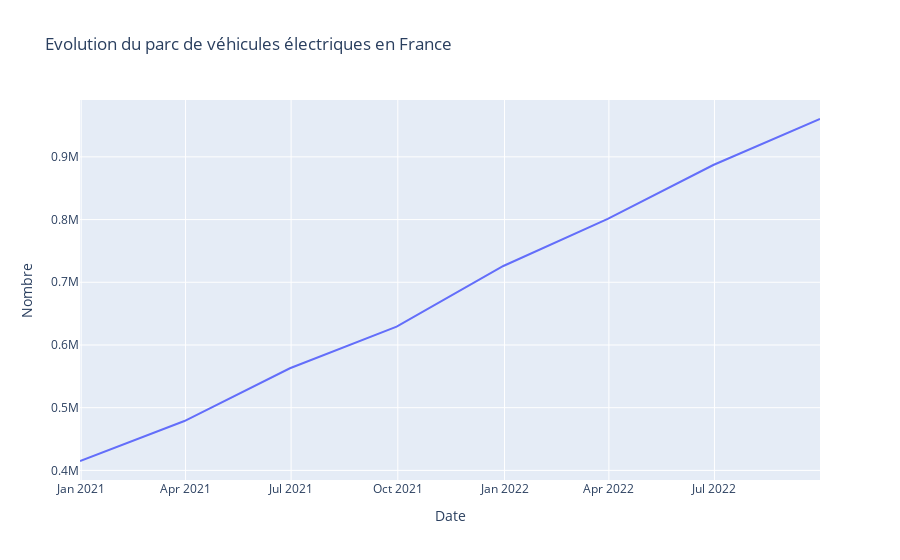

The cell this chart's notebook holds for it:
### Markdown cell above
## Évolution des voitures électriques :

### Code cell
os.chdir("/Users/augustincablant/Documents/GitHub/Projet_python_2A")
def evolution_nbre_voiture_elec():
    df = pd.read_csv('download/Voitures.csv', sep=';')
    List_date = []
    List_nombre = []

    for row in df.itertuples():
        date0 = row.date_arrete
        date = datetime.strptime(date0, "%d/%m/%Y").strftime("%Y-%m-%d")
        nbre = row.nb_vp_rechargeables_el
        if date in List_date:
            for i in range(len(List_date)):
                if List_date[i] == date:
                    List_nombre[i] += nbre
        else:
            List_date.append(date)
            List_nombre.append(nbre)

    dict = {'Date': List_date, 'Nombre': List_nombre}

    dataframe = pd.DataFrame(dict)
    df0 = dataframe.sort_values('Date')
    fig = px.line(df0, x='Date', y='Nombre',
                  title='Evolution du parc de véhicules électriques en France')
    return fig
evolution_nbre_voiture_elec()

### Figure 1 — Plotly figure (JSON) as saved in the notebook; plotly's stock layout.template omitted (floating-point values rounded to 4 significant figures)
{"data": [{"hovertemplate": "Date=%{x}<br>Nombre=%{y}<extra></extra>", "legendgroup": "", "line": {"color": "#636efa", "dash": "solid"}, "marker": {"symbol": "circle"}, "mode": "lines", "name": "", "orientation": "v", "showlegend": false, "type": "scatter", "x": ["2020-12-31", "2021-03-31", "2021-06-30", "2021-09-30", "2021-12-31", "2022-03-31", "2022-06-30", "2022-09-30"], "xaxis": "x", "y": [414963, 478691, 562890, 629202, 725976, 801180, 886980, 960396], "yaxis": "y"}], "layout": {"legend": {"tracegroupgap": 0}, "title": {"text": "Evolution du parc de véhicules électriques en France"}, "xaxis": {"anchor": "y", "domain": [0, 1], "title": {"text": "Date"}}, "yaxis": {"anchor": "x", "domain": [0, 1], "title": {"text": "Nombre"}}}}
